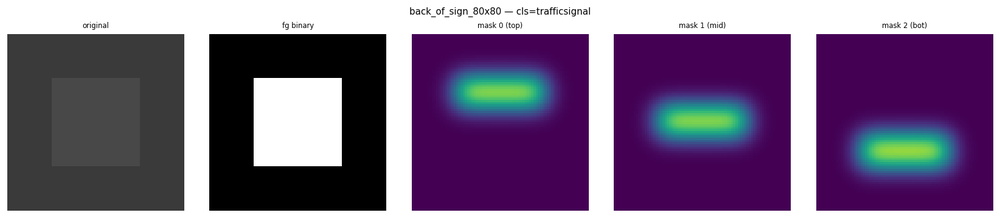
#> input picture viz_foreground/back_of_sign_80x80.png, 1000 x 218 px, shrunk from 1644 x 358 before the run
$ python -i mask_generator.py   (imports and definitions only)
#> lines starting #> are read from the running program, lines starting #| are printed output that depends on the picture; after the words box and inside, x2 and y2 are one past the last pixel; in counts of white or black regions, pixels touching at a corner belong together
"""
Foreground mask generator.

Pipeline:
  1. CLAHE on the L channel of the LAB-converted image (enhances contrast
     for OTSU without distorting colour for the model).
  2. OTSU thresholding on the enhanced grayscale -> binary foreground.
  3. Connected-component analysis -> keep largest non-background component.
  4. Bounding box of largest component -> divide into N horizontal strips.
  5. Each strip becomes a soft (Gaussian-blurred) attention mask.

Fallback to whole-image masks when:
  - the class is in `fallback_classes` (e.g., crosswalks — panoramic, no parts)
  - min(H, W) < min_side_for_decomp (resolution too low for meaningful split)
  - OTSU produces a degenerate mask (all-zero or all-one)
"""

from __future__ import annotations

from typing import Tuple

import numpy as np

# OpenCV is the only non-stdlib runtime dep besides numpy/PIL.
# We import lazily so the package can be imported on a machine without cv2
# for inspecting docs/types, but the generator will fail fast at construction
# if cv2 isn't available.
try:
    import cv2
except ImportError:  # pragma: no cover
    cv2 = None

try:
    from PIL import Image
except ImportError:  # pragma: no cover
    Image = None


class ForegroundMaskGenerator:
    """
    Generate `num_regions` foreground-aware region masks per input image.

    Args:
        num_regions:           how many region masks to produce. Default 3.
        clahe_clip_limit:      CLAHE clip limit on the L channel.
        clahe_tile_grid:       CLAHE tile grid size (cv2 default is (8,8)).
        boundary_blur_sigma:   Gaussian sigma applied to each binary mask
                               before stacking, for soft boundaries. Set to
                               0 to keep masks strictly binary.
        min_side_for_decomp:   if min(H, W) is below this, fall back to
                               whole-image masks (no useful sub-structure).
        fallback_classes:      tuple of class names (lowercased before match)
                               that always get whole-image masks.

    Notes on the bbox split:
        With num_regions=3 and the default split_axis='horizontal', the
        foreground bounding box is divided into top/middle/bottom thirds.
        Each strip is intersected with the foreground mask, so the resulting
        per-region mask is "this strip AND foreground."
    """

    def __init__(
        self,
        num_regions: int = 3,
        clahe_clip_limit: float = 3.0,
        clahe_tile_grid: Tuple[int, int] = (8, 8),
        boundary_blur_sigma: float = 5.0,
        min_side_for_decomp: int = 24,
        fallback_classes: Tuple[str, ...] = ("crosswalk",),
        split_axis: str = "horizontal",
    ):
        if cv2 is None:
            raise ImportError(
                "ForegroundMaskGenerator requires opencv-python. "
                "Install with `pip install opencv-python`."
            )
        if num_regions < 1:
            raise ValueError(f"num_regions must be >= 1, got {num_regions}")
        if split_axis not in ("horizontal", "vertical"):
            raise ValueError(
                f"split_axis must be 'horizontal' or 'vertical', got {split_axis}"
            )

        # Guard against the common bug of passing a string instead of a tuple:
        # `fallback_classes='crosswalk'` iterates as ['c','r','o','s',...].
        # Force the user to pass an iterable of strings, not a string.
        if isinstance(fallback_classes, str):
            raise TypeError(
                f"fallback_classes must be a tuple/list of strings, not a "
                f"single string. Did you mean fallback_classes=({fallback_classes!r},) "
                f"with a trailing comma?"
            )

        self.num_regions = num_regions
        self.clahe_clip_limit = float(clahe_clip_limit)
        self.clahe_tile_grid = tuple(clahe_tile_grid)
        self.boundary_blur_sigma = float(boundary_blur_sigma)
        self.min_side_for_decomp = int(min_side_for_decomp)
        self.fallback_classes = tuple(c.lower() for c in fallback_classes)
        self.split_axis = split_axis

        # cache the CLAHE object (cv2 docs recommend reusing it)
        self._clahe = cv2.createCLAHE(
            clipLimit=self.clahe_clip_limit,
            tileGridSize=self.clahe_tile_grid,
        )

    # -------- main entrypoint --------------------------------------------
    def __call__(self, pil_image, cls: str = "") -> np.ndarray:
        """
        Args:
            pil_image: PIL.Image.Image (RGB) or numpy array (HxWx3 uint8).
            cls:       class label string. Used for fallback decision.

        Returns:
            (num_regions, H, W) float32 array, values in [0, 1].
        """
        rgb = self._to_rgb_numpy(pil_image)
        H, W = rgb.shape[:2]

        # fallback path 1: explicit class fallback
        if cls and cls.lower() in self.fallback_classes:
            return self._whole_image_masks(H, W)

        # fallback path 2: resolution fallback
        if min(H, W) < self.min_side_for_decomp:
            return self._whole_image_masks(H, W)

        # main path
        try:
            fg_binary = self._compute_foreground_binary(rgb)
        except Exception:
            return self._whole_image_masks(H, W)

        # fallback path 3: degenerate OTSU output (uniform image)
        fg_pixel_count = int(fg_binary.sum())
        total_pixels = H * W
        if fg_pixel_count == 0 or fg_pixel_count == total_pixels:
            return self._whole_image_masks(H, W)
        # if the foreground is tiny, the bbox-split is too noisy
        if fg_pixel_count < (self.num_regions * 16):
            return self._whole_image_masks(H, W)

        bbox = self._foreground_bbox(fg_binary)
        if bbox is None:
            return self._whole_image_masks(H, W)

        masks = self._split_bbox_into_strips(fg_binary, bbox, H, W)
        masks = self._soften_boundaries(masks)
        return masks

    # -------- public helper for visualization ---------------------------
    def get_foreground_binary(self, pil_image) -> np.ndarray:
        """Return the binary foreground mask used internally (for debugging)."""
        rgb = self._to_rgb_numpy(pil_image)
        return self._compute_foreground_binary(rgb)

    # -------- internals --------------------------------------------------
    def _to_rgb_numpy(self, pil_image) -> np.ndarray:
        if Image is not None and isinstance(pil_image, Image.Image):
            arr = np.asarray(pil_image.convert("RGB"))
        else:
            arr = np.asarray(pil_image)
            if arr.ndim == 2:  # grayscale -> RGB
                arr = np.stack([arr] * 3, axis=-1)
            if arr.shape[-1] == 4:  # RGBA -> RGB
                arr = arr[..., :3]
        if arr.dtype != np.uint8:
            arr = arr.astype(np.uint8)
        return arr

    def _whole_image_masks(self, H: int, W: int) -> np.ndarray:
        """Return num_regions identical full-image (all-ones) masks."""
        return np.ones((self.num_regions, H, W), dtype=np.float32)

    def _compute_foreground_binary(self, rgb: np.ndarray) -> np.ndarray:
        """CLAHE on L, OTSU, morphological closing, return uint8 binary mask.

        The morphological closing step matters: many objects (signs with
        symbols inside, bins with handles) appear as MULTIPLE connected
        components after OTSU. Closing fills the small gaps so the entire
        object becomes one big region rather than many small ones.
        """
        # Convert to LAB and apply CLAHE to the L channel only.
        lab = cv2.cvtColor(rgb, cv2.COLOR_RGB2LAB)
        L = lab[..., 0]
        L_eq = self._clahe.apply(L)

        # OTSU works on grayscale. We use the equalised L channel directly.
        _, fg = cv2.threshold(
            L_eq, 0, 255, cv2.THRESH_BINARY + cv2.THRESH_OTSU
        )
        # OTSU may pick the foreground or the background as "1" — we want
        # "1 = the smaller-area class" because objects are usually a subset
        # of the crop. If the >127 region is more than half the image, invert.
        if fg.mean() > 127:
            fg = 255 - fg

        # Morphological closing fills small gaps between disjoint pieces of
        # the same object. Kernel size scales with image size — we want it
        # big enough to bridge symbol-to-border gaps in signs but small
        # enough not to merge truly separate objects.
        H, W = fg.shape
        k = max(3, min(H, W) // 16)
        if k % 2 == 0:  # ensure odd
            k += 1
        kernel = cv2.getStructuringElement(cv2.MORPH_ELLIPSE, (k, k))
        fg = cv2.morphologyEx(fg, cv2.MORPH_CLOSE, kernel)

        return (fg > 0).astype(np.uint8)

    def _foreground_bbox(self, binary: np.ndarray):
        """Return (y0, y1, x0, x1) covering ALL foreground pixels.

        We use the bbox of the entire foreground rather than the largest
        connected component, because multi-piece objects (sign+symbol+text)
        are common and all the pieces matter together.
        """
        if binary.sum() == 0:
            return None
        ys, xs = np.where(binary > 0)
        y0, y1 = int(ys.min()), int(ys.max()) + 1
        x0, x1 = int(xs.min()), int(xs.max()) + 1
        return (y0, y1, x0, x1)

    def _split_bbox_into_strips(
        self,
        fg_binary: np.ndarray,
        bbox,
        H: int,
        W: int,
    ) -> np.ndarray:
        """Divide the bbox into num_regions strips along split_axis.

        Each strip is intersected with the foreground binary mask.
        Returns (num_regions, H, W) float32.
        """
        y0, y1, x0, x1 = bbox
        masks = np.zeros((self.num_regions, H, W), dtype=np.float32)

        if self.split_axis == "horizontal":
            # split top-to-bottom
            edges = np.linspace(y0, y1, self.num_regions + 1).astype(int)
            for i in range(self.num_regions):
                yA, yB = edges[i], edges[i + 1]
                strip = np.zeros((H, W), dtype=np.float32)
                strip[yA:yB, x0:x1] = 1.0
                masks[i] = strip * fg_binary.astype(np.float32)
        else:  # vertical
            edges = np.linspace(x0, x1, self.num_regions + 1).astype(int)
            for i in range(self.num_regions):
                xA, xB = edges[i], edges[i + 1]
                strip = np.zeros((H, W), dtype=np.float32)
                strip[y0:y1, xA:xB] = 1.0
                masks[i] = strip * fg_binary.astype(np.float32)

        return masks

    def _soften_boundaries(self, masks: np.ndarray) -> np.ndarray:
        """Optionally blur each mask channel for soft boundaries."""
        if self.boundary_blur_sigma <= 0:
            return masks
        blurred = np.empty_like(masks)
        # ksize must be odd and roughly 6*sigma for the kernel to capture the bell
        ksize = max(3, int(6 * self.boundary_blur_sigma) | 1)  # force odd
        for i in range(masks.shape[0]):
            blurred[i] = cv2.GaussianBlur(
                masks[i],
                (ksize, ksize),
                self.boundary_blur_sigma,
            )
        # clip to [0, 1] (Gaussian blur can produce small overshoots in fp32
        # but normally stays in range)
        return np.clip(blurred, 0.0, 1.0)

>>> import cv2
>>> picture = cv2.cvtColor(cv2.imread('../viz_foreground/back_of_sign_80x80.png'), cv2.COLOR_BGR2RGB)
>>> result = ForegroundMaskGenerator()(picture)
#> in _compute_foreground_binary, `lab = cv2.cvtColor(rgb, cv2.COLOR_RGB2LAB)`: lab: shape (218, 1000, 3); mean of channels 0, 1, 2 113.5, 140.9, 115.8
#> in _compute_foreground_binary, `L = lab[..., 0]`:
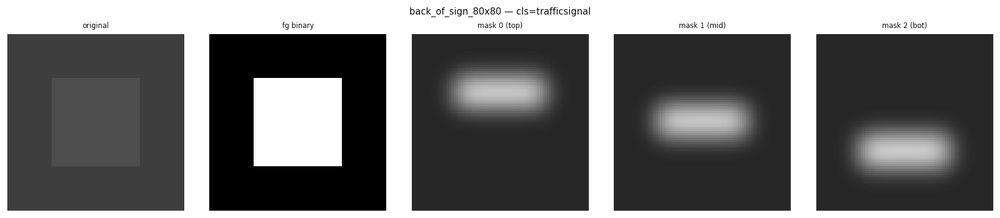
#> L: shape (218, 1000); min 0, max 255, mean 113.5
#> in _compute_foreground_binary, `L_eq = self._clahe.apply(L)`:
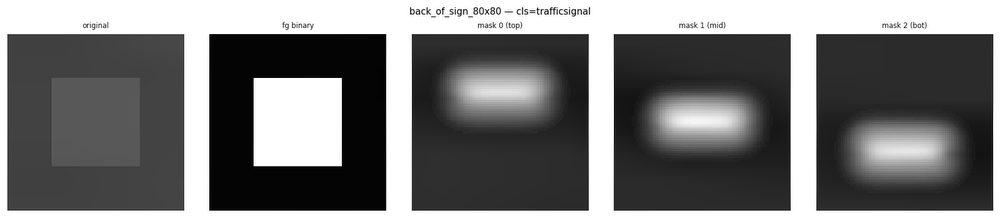
#> L_eq: shape (218, 1000); min 3, max 255, mean 117.2
#> in _compute_foreground_binary, `_, fg = cv2.threshold( L_eq, 0, 255, cv2.THRESH_BINARY + cv2.THRESH_OT..`:
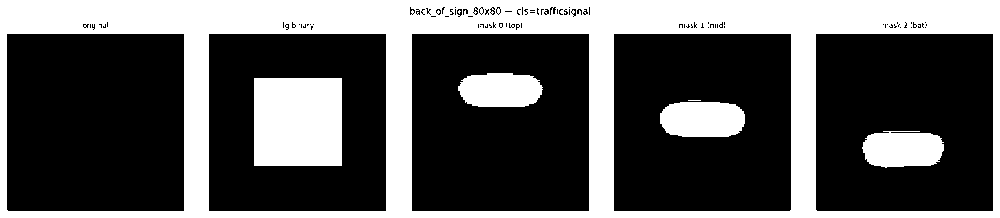
#> fg: shape (218, 1000); 34.8% white; 7 white regions (2 under 20 px), largest, box (x1, y1, x2, y2) and area: (0, 0, 1000, 218) 60566, (254, 78, 342, 166) 7744, (660, 102, 745, 137) 2645, (862, 131, 944, 168) 2523, (458, 73, 543, 107) 2442
#> in _compute_foreground_binary, `fg = cv2.morphologyEx(fg, cv2.MORPH_CLOSE, kernel)`:
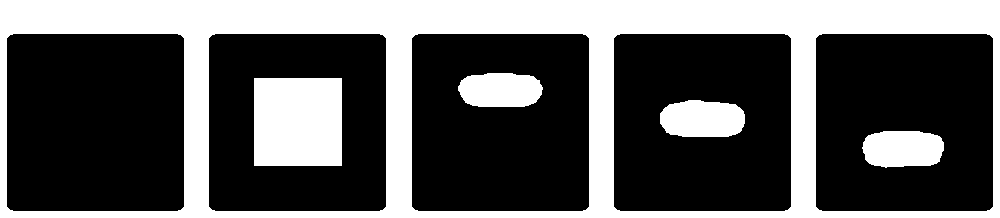
#> fg: shape (218, 1000); 35.4% white; 5 white regions, box (x1, y1, x2, y2) and area: (0, 0, 1000, 218) 61595, (254, 78, 342, 166) 7744, (660, 100, 745, 137) 2688, (862, 131, 944, 168) 2582, (458, 73, 543, 107) 2469
#> in __call__, `fg_pixel_count = int(fg_binary.sum())`: fg_pixel_count = 77078
#> in _foreground_bbox, `y0, y1 = int(ys.min()), int(ys.max()) + 1`: y0 = 0; y1 = 218
#> in _foreground_bbox, `x0, x1 = int(xs.min()), int(xs.max()) + 1`: x0 = 0; x1 = 1000
#> in __call__, `bbox = self._foreground_bbox(fg_binary)`: bbox = (0, 218, 0, 1000)
#> in _split_bbox_into_strips, `y0, y1, x0, x1 = bbox`: y0 = 0; y1 = 218; x0 = 0; x1 = 1000
#> after the loop in _split_bbox_into_strips, `for i in range(self.num_regions):`:
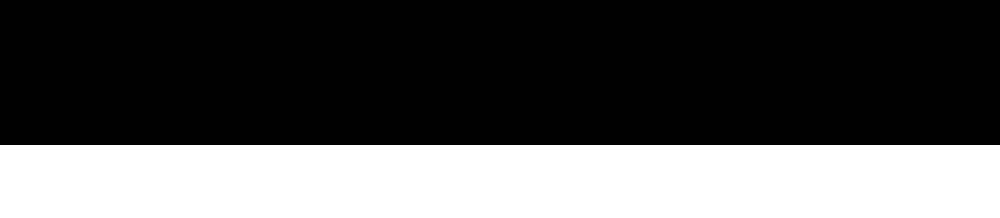
#> strip: shape (218, 1000) float32; values 0 (black) and 1 (white), 33.5% white; 1 white region, box (x1, y1, x2, y2) and area: (0, 145, 1000, 218) 73000

$ run again, on viz_foreground/container_100x100.png
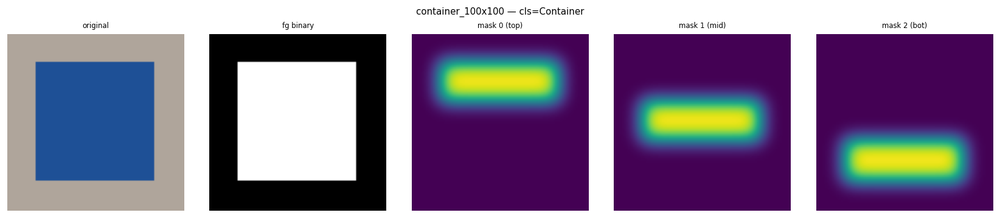
#> input picture viz_foreground/container_100x100.png, 1000 x 218 px, shrunk from 1644 x 358 before the run
#> lab: shape (218, 1000, 3); mean of channels 0, 1, 2 136.4, 139.6, 116.9
#> in _compute_foreground_binary, `L = lab[..., 0]`:
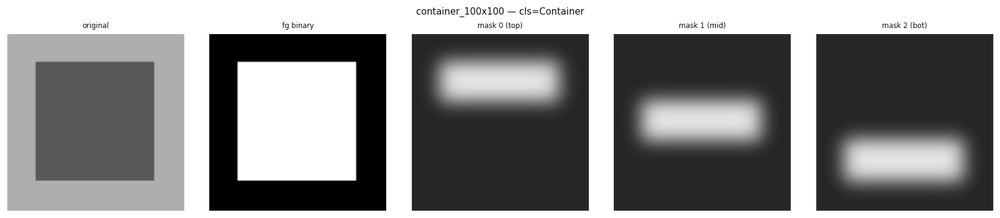
#> L: shape (218, 1000); min 0, max 255, mean 136.4
#> in _compute_foreground_binary, `fg = cv2.morphologyEx(fg, cv2.MORPH_CLOSE, kernel)`:
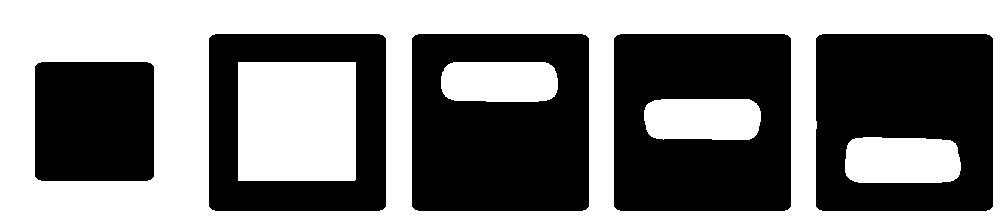
#> fg: shape (218, 1000); 48.9% white; 5 white regions, box (x1, y1, x2, y2) and area: (0, 0, 1000, 218) 78771, (238, 62, 356, 181) 14041, (845, 137, 961, 183) 4951, (644, 99, 761, 140) 4491, (441, 62, 558, 102) 4399
#> fg_pixel_count = 106653
#> in _foreground_bbox, `y0, y1 = int(ys.min()), int(ys.max()) + 1`: y0 = 0; y1 = 218
#> in _foreground_bbox, `x0, x1 = int(xs.min()), int(xs.max()) + 1`: x0 = 0; x1 = 1000
#> bbox = (0, 218, 0, 1000)
#> in _split_bbox_into_strips, `y0, y1, x0, x1 = bbox`: y0 = 0; y1 = 218; x0 = 0; x1 = 1000
